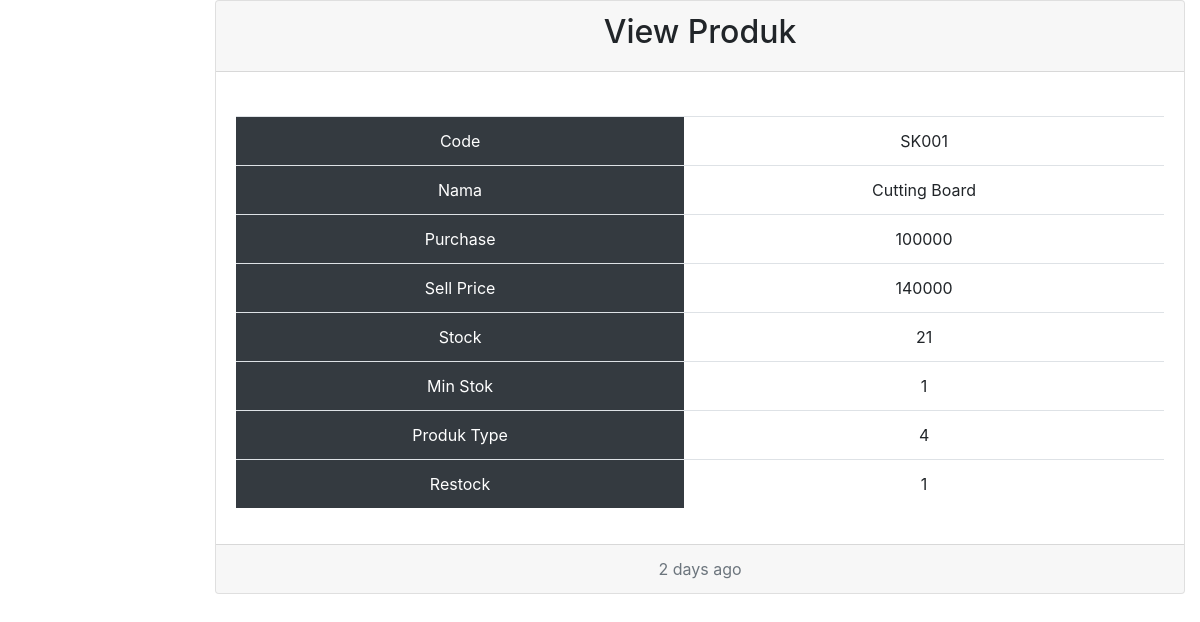
/halaman_belakang/tambah/view.php?view=1, run on the app's committed database.
### tables this page shows
CREATE TABLE `product` (
  `id` int(11) NOT NULL,
  `sku` varchar(45) DEFAULT NULL,
  `name` varchar(45) DEFAULT NULL,
  `purchase_price` int(11) DEFAULT NULL,
  `sell_price` int(11) DEFAULT NULL,
  `stock` int(11) DEFAULT 0,
  `min_stock` int(11) DEFAULT 0,
  `product_type_id` int(11) NOT NULL,
  `restock_id` int(11) NOT NULL
);

### halaman_belakang/tambah/view.php (the view, shortened to what this page needs)
<?php
include '../../databases/koneksi.php';
if (isset($_GET['view'])) {
    $id = $_GET['view'];
    $query = "SELECT * FROM product WHERE id = '$id';";
    $sql = mysqli_query($koneksi, $query);
    $result = mysqli_fetch_assoc($sql);
}
?>
<!DOCTYPE html>
<html lang="en">
<head>
    <link rel="stylesheet" href="https://cdn.jsdelivr.net/npm/bootstrap@4.6.2/dist/css/bootstrap.min.css">
</head>
<body>
    <div class="container-fluid">
        <div class="row">
            <div class="col-md-2">
            </div>
            <div class="col-md-10">
                <div class="card text-center">
                    <div class="card-header">
                        <h2>View Produk</h2>
                    </div>
                    <div class="card-body">
                        <table class="table table-border">
                        <tr><td class="bg-dark text-white">Code</td><td><?= $result['sku'] ?></td></tr><br>
                        <tr><td class="bg-dark text-white">Nama</td><td><?= $result['name'] ?></td></tr>
                        <tr><td class="bg-dark text-white">Purchase</td><td><?= $result['purchase_price'] ?></td></tr>
                       <tr><td class="bg-dark text-white">Sell Price</td><td><?= $result['sell_price'] ?></td></tr>
                        <tr><td class="bg-dark text-white">Stock</td><td><?= $result['stock'] ?></td></tr>
                       <tr><td class="bg-dark text-white">Min Stok</td><td><?= $result['min_stock'] ?></td></tr>
                        <tr><td class="bg-dark text-white">Produk Type</td><td><?= $result['product_type_id'] ?></td></tr>
                        <tr><td class="bg-dark text-white">Restock</td><td><?= $result['restock_id'] ?></td></tr>
                        </table>
                    </div>
                    <div class="card-footer text-muted">
                        2 days ago
                    </div>
                </div>
            </div>
        </div>
    </div>
    <body>
    </body>
</html>

### data on the page
product: sku "SK001", name "Cutting Board", purchase_price "100000", sell_price "140000", stock "21", min_stock "1", product_type "4", restock "1"
